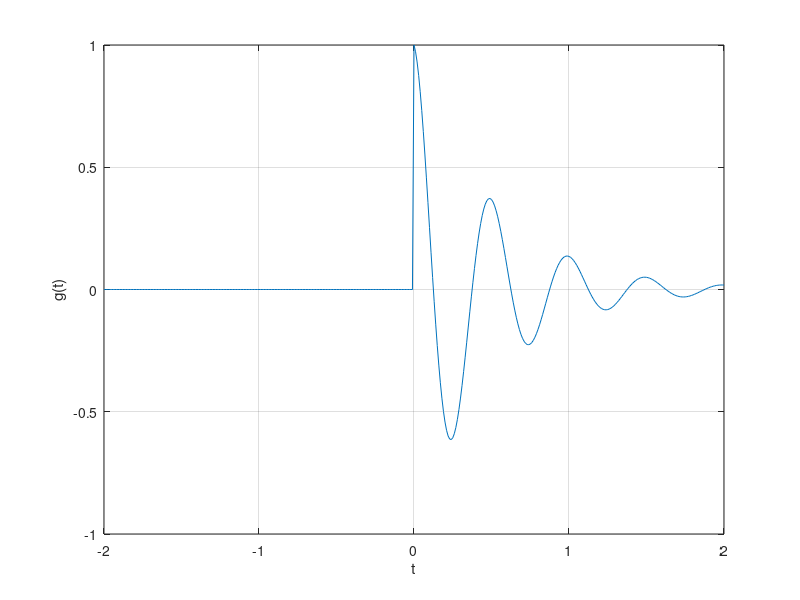

This chart was generated by the following MATLAB code:
f = @(t) exp(-2.*t).*cos(4*pi*t);
u = @(t) 1.0.*(t>=0); 
axis([-2 2 -.1 1.1]); 
g = @(t) f(t).*u(t); 
t = (-2:0.01:2); 

plot(t, g(t)); 
xlabel('t'); 
ylabel('g(t)'); 
grid; 


